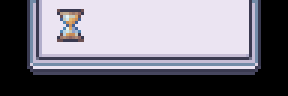

The image is a tile-based game level rendered from a .tmx file. Its description and complete source (layers, tilesets, objects, tile grids) follow:
An orthogonal 6x2 tile map with 48x48 px tiles, 2 tile layers (圖塊層 1, 圖塊層 2).

<map version="1.10" tiledversion="1.10.1" orientation="orthogonal" renderorder="right-down" width="6" height="2" tilewidth="48" tileheight="48" infinite="0" nextlayerid="3" nextobjectid="1">
 <tileset firstgid="1" source="../tilesets/Modern_UI_Style_2_48x48.tsx" />
 <layer id="1" name="圖塊層 1" width="6" height="2">
  <data encoding="csv">
1073742413,1073742414,1073742414,1073742414,1073742414,1073742415,
1073742364,1073742365,1073742365,1073742365,1073742365,1073742366
</data>
 </layer>
 <layer id="2" name="圖塊層 2" width="6" height="2">
  <data encoding="csv">
0,499,0,0,0,0,
0,0,0,0,0,0
</data>
 </layer>
</map>